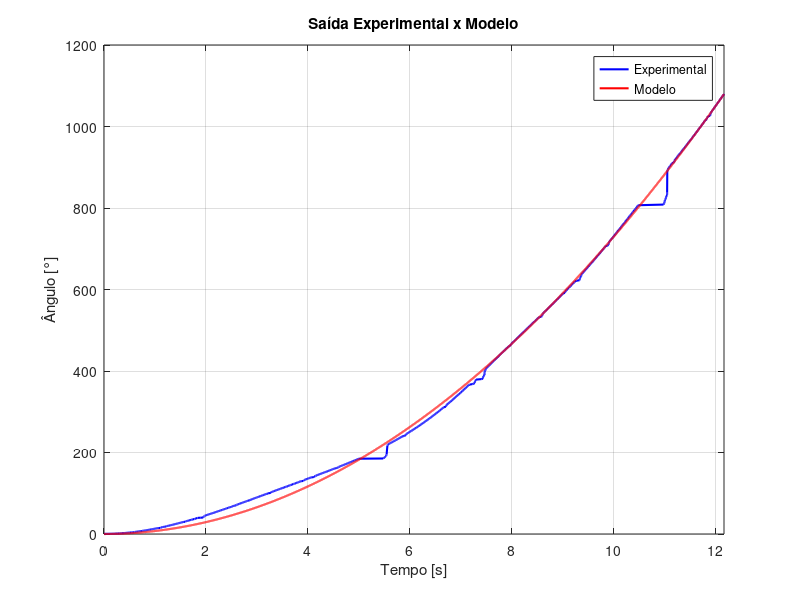

Write MATLAB code to recreate this figure.
clc; clear;

% Carregamento dos dados de medição
angulo = load('angulo.mat').Angulo;
tempo = load('tempo.mat').Tempo;

% Ajustando os dados de posição angular
angulo = [angulo(1:657); angulo(658:929) + 360; angulo(930:1114) + 2*360];
tempo = tempo(1:1114);

% Função de transferência da planta (CubeSat)
s = tf('s');
%J = 1    % Momento de inércia inicial
J = 1000/14585;   % Momento de inércia CubeSat
G = 1/( J * (s^2) );

tempo_auxiliar = 0:10^(-3):tempo(end);
modelo = step(G, tempo_auxiliar);

% Plotando gráficos
figure(1);
plot(tempo, angulo, 'LineWidth', 1.5, 'Color', 'Blue', 'DisplayName','Saída Experimental'); 
hold on; grid on;
plot(tempo_auxiliar, modelo, 'LineWidth', 1.5, 'Color', 'Red');
title('Saída Experimental x Modelo')
xlabel('Tempo [s]');
ylabel('Ângulo [°]');
legend('Experimental', 'Modelo');
xlim([0 tempo(end)]);
hold off;
